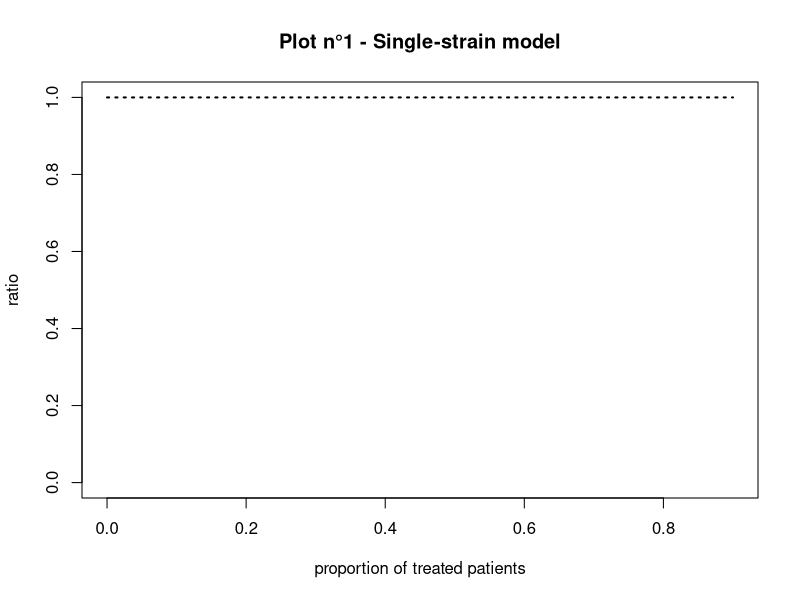

This figure's R source:
## ---- chunk 1
knitr::opts_chunk$set(echo = TRUE)
## ---- chunk 2
library(deSolve)
options("scipen" = 10)
N=10000
a=20
pbeta_w=0.04
pbeta_z=0.015
pgammaa=0.01
pgamma_tilt=0.1
pq=0.5
prho=0.5
pphi=0.05
peps=0.15
conv_crit=0.0001
pepsi <- seq(0, 0.90, by=0.01)
tab <- matrix(data=NA, nrow=length(pepsi), ncol=5)
m=1/355.24

## ---- chunk 3
for (i in 1:length(pepsi)) {
  parameters <- c(beta_w=pbeta_w, beta_z=pbeta_z, gamma=pgammaa, gamma_prim=pgamma_tilt, eps=pepsi[i])
  state <- c(S1=N-1, S2=N-1, Iw=1, Iz=1)
  times=seq(0, a, by=m)
  
  SIS_single_strain=function(times, state, parameters){
  with(as.list(c(state,parameters)),
       {dS1 = - beta_w*Iw*S1 + gamma*(1-eps)*Iw + gamma_prim*eps*Iw
        dS2 = - beta_z*Iz*S2 + gamma*Iz
        dIw = beta_w*Iw*S1 - gamma*(1-eps)*Iw - gamma_prim*eps*Iw
        dIz = beta_z*Iz*S2 - gamma*Iz
        list(c(dS1, dS2, dIw, dIz))
        return(list(c(dS1, dS2, dIw, dIz)))
       })
}
t <-unlist(SIS_single_strain(times, state, parameters))

  root_sis <- function(times, state, parameters){
    dstate <- unlist(SIS_single_strain(times, state, parameters))
    sum(abs(dstate)) - conv_crit}

  out <- lsodar(func=SIS_single_strain, y=state, parms=parameters, times=times, rootfunc=root_sis)
  tab[i,] <- tail(out, n=1)
}
## ---- chunk 4
plot(pepsi, tab[,5]/N, main="Plot n°1 - Single-strain model", xlab="proportion of treated patients", ylab="ratio", ylim=c(0,1), lty=3, lwd=2, type="l")
